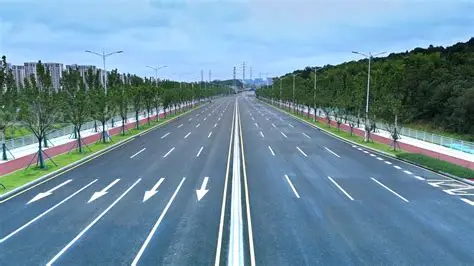
#> input picture 12霍夫变换/road.png, 474 x 266 px
$ jupyter execute '12.1直线检测.ipynb'   (shell and % lines are left out)
#> lines starting #> are read from the running program, lines starting #| are printed output that depends on the picture; after the words box and inside, x2 and y2 are one past the last pixel; in counts of white or black regions, pixels touching at a corner belong together
[cell 1]
import cv2
import numpy as np
import matplotlib.pyplot as plt

# Notebook配置：图片内嵌显示、支持中文
plt.rcParams['font.sans-serif'] = ['DejaVu Sans']
plt.rcParams['axes.unicode_minus'] = False

# 1. 读取图像
img = cv2.imread('road.png')
#> img is the input picture: shape (266, 474, 3); mean B, G, R 160.8, 143.2, 110.5
if img is None:
    raise FileNotFoundError("未找到road.png！检查文件名/路径")

# 2. 图像预处理：灰度+高斯模糊+Canny边缘检测
gray = cv2.cvtColor(img, cv2.COLOR_BGR2GRAY)  # 转灰度图
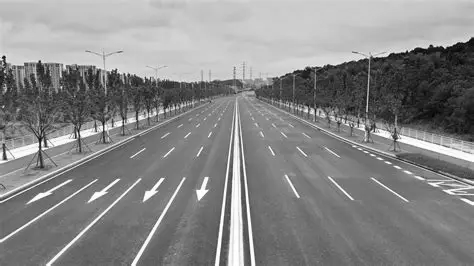
#> gray: shape (266, 474); min 0, max 255, mean 135.4
blur = cv2.GaussianBlur(gray, (5, 5), 0)      # 高斯模糊降噪
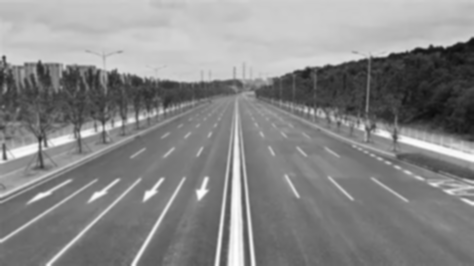
#> blur: shape (266, 474); min 12, max 254, mean 135.4
edges = cv2.Canny(blur, 50, 150)              # 提取边缘
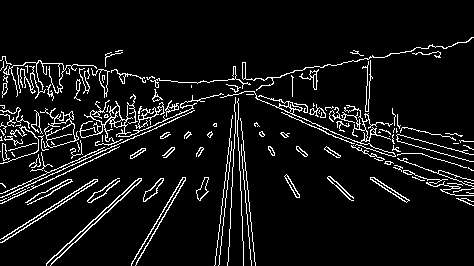
#> edges: shape (266, 474); 7.3% white in thin lines or dots, all inside (x1, y1, x2, y2) = (0, 37, 474, 266)

# 3. 霍夫直线检测（概率霍夫变换）
lines = cv2.HoughLinesP(
    edges,
    rho=1,                # 距离精度1像素
    theta=np.pi/180,      # 角度精度1度
    threshold=50,         # 投票阈值
    minLineLength=50,     # 最短直线长度
    maxLineGap=10         # 直线断点最大间距
)
#> lines = 70 rows, first 6: [0, 197, 194, 110], [323, 131, 473, 186], [0, 193, 192, 108], [0, 151, 204, 101], [219, 264, 231, 146], [99, 121, 223, 94]

# 4. 绘制检测到的直线
img_lines = img.copy()
if lines is not None:
    for line in lines:
        x1, y1, x2, y2 = line[0]
        cv2.line(img_lines, (x1, y1), (x2, y2), (0, 0, 255), 2)  # 红色直线，线宽2
#> this loop made 70 passes
#> (x1, y1, x2, y2) on passes 1 to 12: (0, 197, 194, 110), (323, 131, 473, 186), (0, 193, 192, 108), (0, 151, 204, 101), (219, 264, 231, 146), (99, 121, 223, 94), (0, 163, 193, 104), (227, 265, 235, 112), (320, 67, 411, 51), (351, 145, 473, 205), (3, 238, 94, 179), (1, 242, 97, 180)
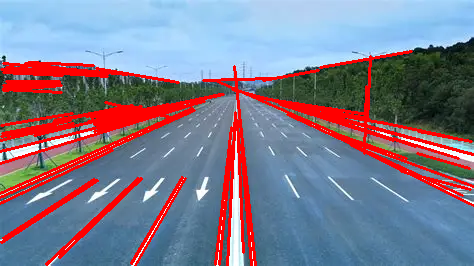
#> img_lines: shape (266, 474, 3); 13.3% of pixels changed, all inside (x1, y1, x2, y2) = (0, 50, 474, 266)
else:
    print("未检测到有效直线！可降低threshold参数")

# 5. 可视化结果
fig, (ax1, ax2) = plt.subplots(1, 2, figsize=(12, 6))

# 显示边缘检测结果
ax1.imshow(edges, cmap='gray')
ax1.set_title('Canny Edge Detection', fontsize=12)
ax1.axis('off')

# 显示直线检测结果
ax2.imshow(cv2.cvtColor(img_lines, cv2.COLOR_BGR2RGB))
ax2.set_title('Hough Line Detection', fontsize=12)
ax2.axis('off')

plt.tight_layout()
plt.show()
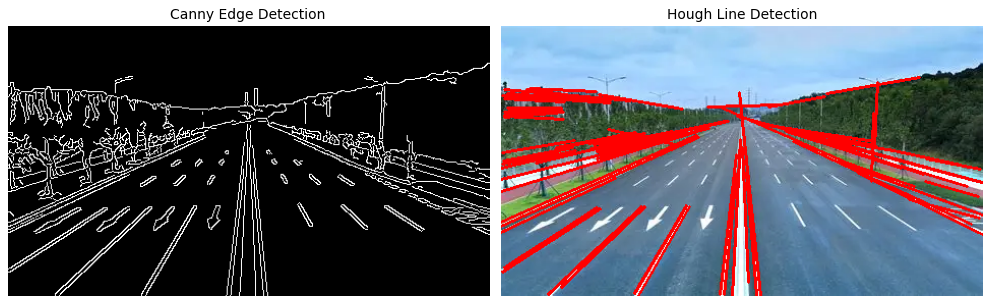
#> figure drawn by matplotlib, 2 panels
